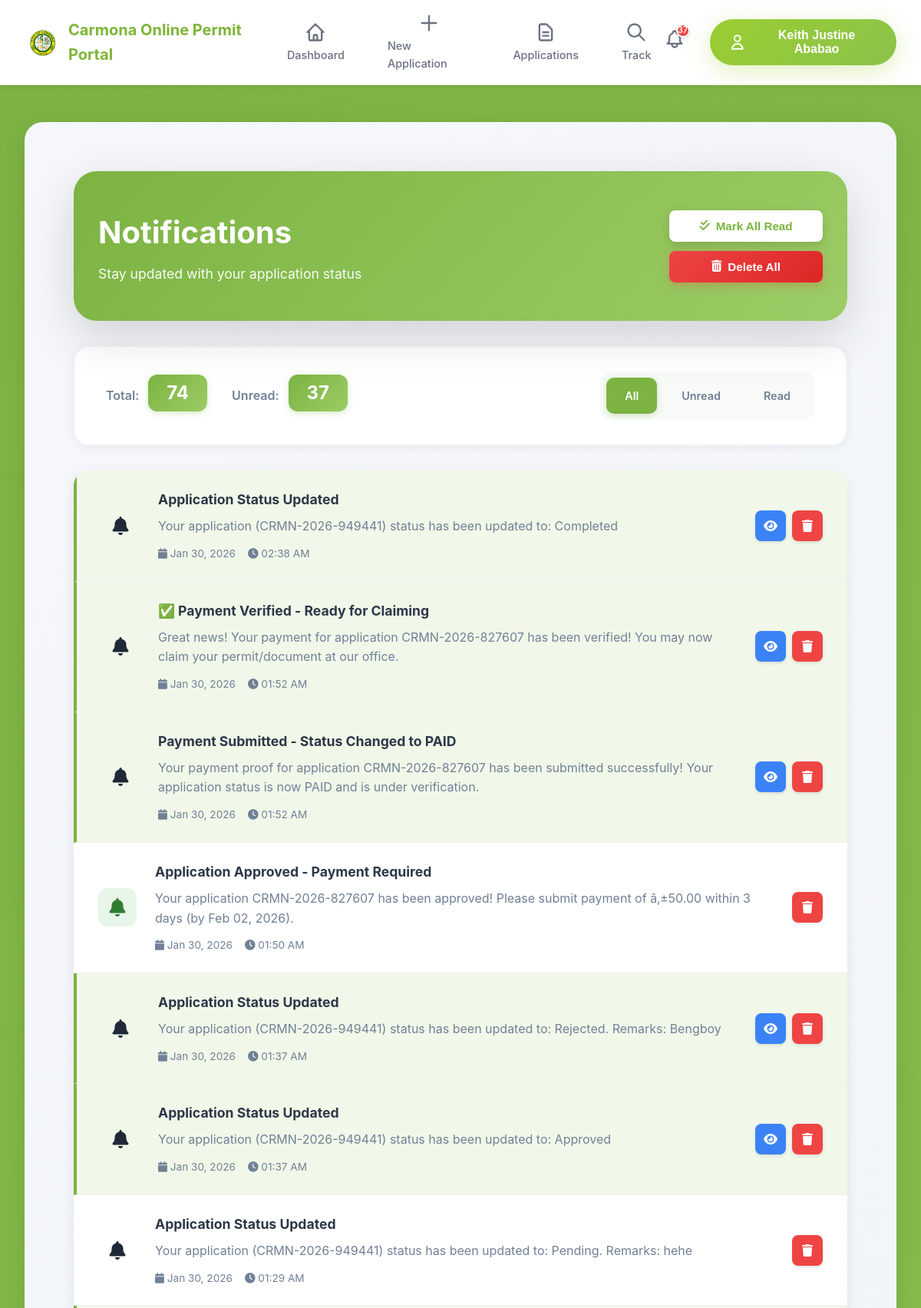
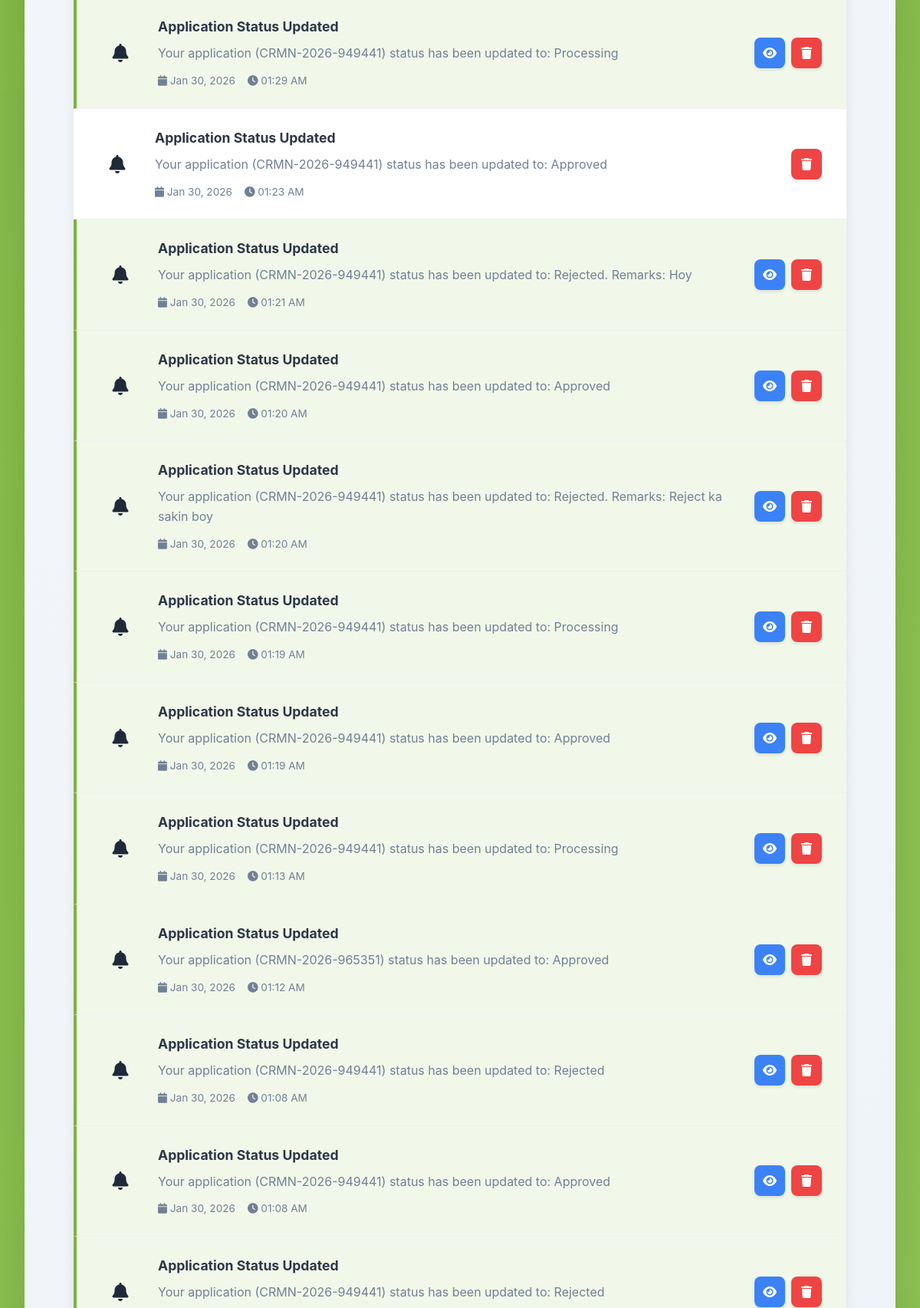
The app's page /user/notifications.php (signed in, upper part) with its own data (2 pictures, top to bottom).
### tables this page shows
CREATE TABLE `users` (
  `id` int(11) NOT NULL,
  `name` varchar(255) NOT NULL,
  `email` varchar(255) NOT NULL,
  `password` varchar(255) NOT NULL,
  `mobile` varchar(20) NOT NULL,
  `address` text DEFAULT NULL,
  `department_id` int(11) DEFAULT NULL,
  `role` enum('user','admin','department_admin','superadmin') DEFAULT 'user',
  `is_active` tinyint(1) DEFAULT 1,
  `is_verified` tinyint(1) NOT NULL DEFAULT 0 COMMENT 'Email verification status',
  `verification_token` varchar(64) DEFAULT NULL COMMENT 'Email verification token',
  `token_expiry` datetime DEFAULT NULL COMMENT 'Token expiration time',
  `email_verified_at` datetime DEFAULT NULL COMMENT 'When email was verified',
  `created_at` timestamp NOT NULL DEFAULT current_timestamp(),
  `updated_at` timestamp NOT NULL DEFAULT current_timestamp() ON UPDATE current_timestamp()
);

CREATE TABLE `notifications` (
  `id` int(11) NOT NULL,
  `user_id` int(11) NOT NULL,
  `application_id` int(11) DEFAULT NULL,
  `title` varchar(255) NOT NULL,
  `message` text NOT NULL,
  `type` varchar(50) DEFAULT 'info',
  `is_read` tinyint(1) DEFAULT 0,
  `created_at` timestamp NOT NULL DEFAULT current_timestamp()
);

### user/notifications.php (the view, shortened to what the rows shown need)
<?php
require_once '../config.php';
require_once '../includes/functions.php';
$user_id = $_SESSION['user_id'];
$where = "WHERE user_id = ?";
$params = [$user_id];
$query = "SELECT * FROM notifications $where ORDER BY created_at DESC LIMIT 50";
$stmt = $pdo->prepare($query);
$stmt->execute($params);
$notifications = $stmt->fetchAll(PDO::FETCH_ASSOC);
include '../includes/header.php';
?>
<link rel="stylesheet" href="<?php echo BASE_URL; ?>/assets/css/user-responsive.css">
<div class="wrapper">
    <div class="page-wrapper">
        <div class="container">
            <div class="dashboard-banner">
                <div style="flex: 1;">
                    <h1>Notifications</h1>
                </div>
            </div>
            <div class="notifications-container" id="notifications-list">
                <?php if (count($notifications) > 0): ?>
                    <?php foreach ($notifications as $notif): ?>
                        <div class="notification-item <?php echo !$notif['is_read'] ? 'unread' : ''; ?>"
                            onclick="handleNotificationClick(<?php echo $notif['id']; ?>, <?php echo $notif['application_id'] ? $notif['application_id'] : 'null'; ?>, <?php echo $notif['is_read']; ?>)"
                            style="cursor: pointer;">
                            <div class="notif-icon <?php echo htmlspecialchars($notif['type']); ?>">
                                <?php
                                $icons = [
                                    'success' => '<i class="fas fa-check"></i>',
                                    'info' => '<i class="fas fa-info"></i>',
                                    'warning' => '<i class="fas fa-exclamation-triangle"></i>',
                                    'danger' => '<i class="fas fa-times"></i>'
                                ];
                                echo $icons[$notif['type']] ?? '<i class="fas fa-bell"></i>';
                                ?>
                            </div>
                            <div class="notif-content">
                                <h3 class="notif-title"><?php echo htmlspecialchars($notif['title']); ?></h3>
                                <p class="notif-message"><?php echo htmlspecialchars($notif['message']); ?></p>
                                <div class="notif-meta">
                                    <span><i class="fas fa-calendar"></i>
                                        <?php echo date('M d, Y', strtotime($notif['created_at'])); ?></span>
                                    <span><i class="fas fa-clock"></i>
                                        <?php echo date('h:i A', strtotime($notif['created_at'])); ?></span>
                                </div>
                            </div>
                            <div class="notif-actions">
                                <?php if (!$notif['is_read']): ?>
                                    <button onclick="markAsRead(<?php echo $notif['id']; ?>); event.stopPropagation();"
                                        class="notif-btn" title="Mark as Read">
                                        <i class="fas fa-eye"></i>
                                    </button>
                                <?php endif; ?>
                                <button onclick="deleteNotification(<?php echo $notif['id']; ?>); event.stopPropagation();"
                                    class="notif-btn delete-btn" title="Delete">
                                    <i class="fas fa-trash"></i>
                                </button>
                            </div>
                        </div>
                    <?php endforeach; ?>
                <?php endif; ?>
            </div>
        </div>
    </div>
</div>
<link rel="stylesheet" href="https://cdnjs.cloudflare.com/ajax/libs/font-awesome/6.4.0/css/all.min.css">
<?php include '../includes/footer.php'; ?>

### includes/header.php (shortened to what the rows shown need)
<?php
require_once __DIR__ . '/../config.php';
require_once __DIR__ . '/functions.php';
$currentUser = getCurrentUser();
$unreadCount = 0;
if ($currentUser) {
    try {
        $stmt = $pdo->prepare("SELECT COUNT(*) FROM notifications WHERE user_id = ? AND is_read = 0");
        $stmt->execute([$currentUser['id']]);
        $unreadCount = $stmt->fetchColumn();
    } catch (Exception $e) {
        error_log("Error fetching notification count: " . $e->getMessage());
    }
}
?>
<!DOCTYPE html>
<html lang="en">
<head>
    <link rel="stylesheet" href="<?php echo BASE_URL; ?>/assets/css/style.css">
</head>
<body>
    <nav class="navbar" style="display: flex; justify-content: space-between; align-items: center; padding: 1rem 2rem; background: white; box-shadow: 0 2px 4px rgba(0, 0, 0, 0.1); position: sticky; top: 0; z-index: 1000;">
        <div class="nav-right-section" style="display: flex; align-items: center; gap: 1rem;">
            <?php if (isLoggedIn()): ?>
                <div class="notification-bell" onclick="toggleNotifications()">
                    <?php if ($unreadCount > 0): ?>
                        <span class="notification-badge" id="notificationBadge"><?php echo $unreadCount; ?></span>
                    <?php endif; ?>
                </div>
                <div class="nav-dropdown" style="position: relative;">
                    <button class="nav-dropdown-toggle" style="display: flex; align-items: center; gap: 0.75rem; padding: 0.75rem 1.5rem; border-radius: 50px; background: linear-gradient(135deg, #9ACD32, #8BC34A); color: white; border: none; cursor: pointer; box-shadow: 0 8px 32px rgba(154, 205, 50, 0.3); font-weight: 700; font-size: 1rem; transition: all 0.3s ease;">
                        <svg fill="none" stroke="currentColor" viewBox="0 0 24 24" style="width: 24px; height: 24px; stroke: white;">
                            <path stroke-linecap="round" stroke-linejoin="round" stroke-width="2" d="M16 7a4 4 0 11-8 0 4 4 0 018 0zM12 14a7 7 0 00-7 7h14a7 7 0 00-7-7z"/>
                        </svg>
                        <span><?php echo htmlspecialchars($currentUser['name']); ?></span>
                    </button>
                </div>
            <?php endif; ?>
        </div>
    </nav>
    <main class="main-content">

### records on screen
users: name "Keith Justine Ababao"
notifications: title "Application Status Updated", message "Your application (CRMN-2026-949441) status has been updated to: Completed", created_at "Jan 30, 2026", created_at "02:38 AM"
notifications: title "✅ Payment Verified - Ready for Claiming", message "Great news! Your payment for application CRMN-2026-827607 has been verified! You may now claim your permit/document at our office.", created_at "Jan 30, 2026", created_at "01:52 AM"
notifications: title "Payment Submitted - Status Changed to PAID", message "Your payment proof for application CRMN-2026-827607 has been submitted successfully! Your application status is now PAID and is under verification.", created_at "Jan 30, 2026", created_at "01:52 AM"
notifications: title "Application Approved - Payment Required", message "Your application CRMN-2026-827607 has been approved! Please submit payment of â‚±50.00 within 3 days (by Feb 02, 2026).", created_at "Jan 30, 2026", created_at "01:50 AM"
notifications: title "Application Status Updated", message "Your application (CRMN-2026-949441) status has been updated to: Rejected. Remarks: Bengboy", created_at "Jan 30, 2026", created_at "01:37 AM"
notifications: title "Application Status Updated", message "Your application (CRMN-2026-949441) status has been updated to: Approved", created_at "Jan 30, 2026", created_at "01:37 AM"
notifications: title "Application Status Updated", message "Your application (CRMN-2026-949441) status has been updated to: Pending. Remarks: hehe", created_at "Jan 30, 2026", created_at "01:29 AM"
notifications: title "Application Status Updated", message "Your application (CRMN-2026-949441) status has been updated to: Processing", created_at "Jan 30, 2026", created_at "01:29 AM"
notifications: title "Application Status Updated", message "Your application (CRMN-2026-949441) status has been updated to: Approved", created_at "Jan 30, 2026", created_at "01:23 AM"
notifications: title "Application Status Updated", message "Your application (CRMN-2026-949441) status has been updated to: Rejected. Remarks: Hoy", created_at "Jan 30, 2026", created_at "01:21 AM"
notifications: title "Application Status Updated", message "Your application (CRMN-2026-949441) status has been updated to: Approved", created_at "Jan 30, 2026", created_at "01:20 AM"
notifications: title "Application Status Updated", message "Your application (CRMN-2026-949441) status has been updated to: Rejected. Remarks: Reject ka sakin boy", created_at "Jan 30, 2026", created_at "01:20 AM"
notifications: title "Application Status Updated", message "Your application (CRMN-2026-949441) status has been updated to: Processing", created_at "Jan 30, 2026", created_at "01:19 AM"
notifications: title "Application Status Updated", message "Your application (CRMN-2026-949441) status has been updated to: Approved", created_at "Jan 30, 2026", created_at "01:19 AM"
notifications: title "Application Status Updated", message "Your application (CRMN-2026-949441) status has been updated to: Processing", created_at "Jan 30, 2026", created_at "01:13 AM"
notifications: title "Application Status Updated", message "Your application (CRMN-2026-965351) status has been updated to: Approved", created_at "Jan 30, 2026", created_at "01:12 AM"
notifications: title "Application Status Updated", message "Your application (CRMN-2026-949441) status has been updated to: Rejected", created_at "Jan 30, 2026", created_at "01:08 AM"
notifications: title "Application Status Updated", message "Your application (CRMN-2026-949441) status has been updated to: Approved", created_at "Jan 30, 2026", created_at "01:08 AM"
notifications: title "Application Status Updated", message "Your application (CRMN-2026-949441) status has been updated to: Rejected"

### other values on screen
$unreadCount "37"
$counts['total'] "74"
$counts['unread'] "37"
